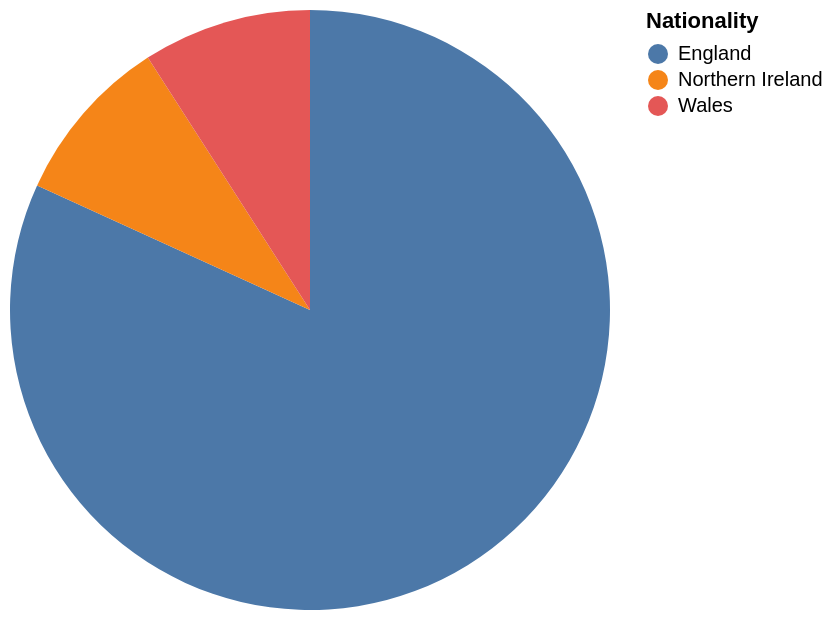

The Vega-Lite source for this figure:
### Vega-Lite specification from a JSON file in a GitHub repository (floating-point values rounded to 4 significant figures)
{"data": {"values": [{"x_data": "England", "y_data": 9}, {"x_data": "Northern Ireland", "y_data": 1}, {"x_data": "Wales", "y_data": 1}]}, "mark": "arc", "encoding": {"theta": {"field": "y_data", "type": "quantitative", "title": "COUNT(*)"}, "color": {"field": "x_data", "type": "nominal", "title": "Nationality"}}}
